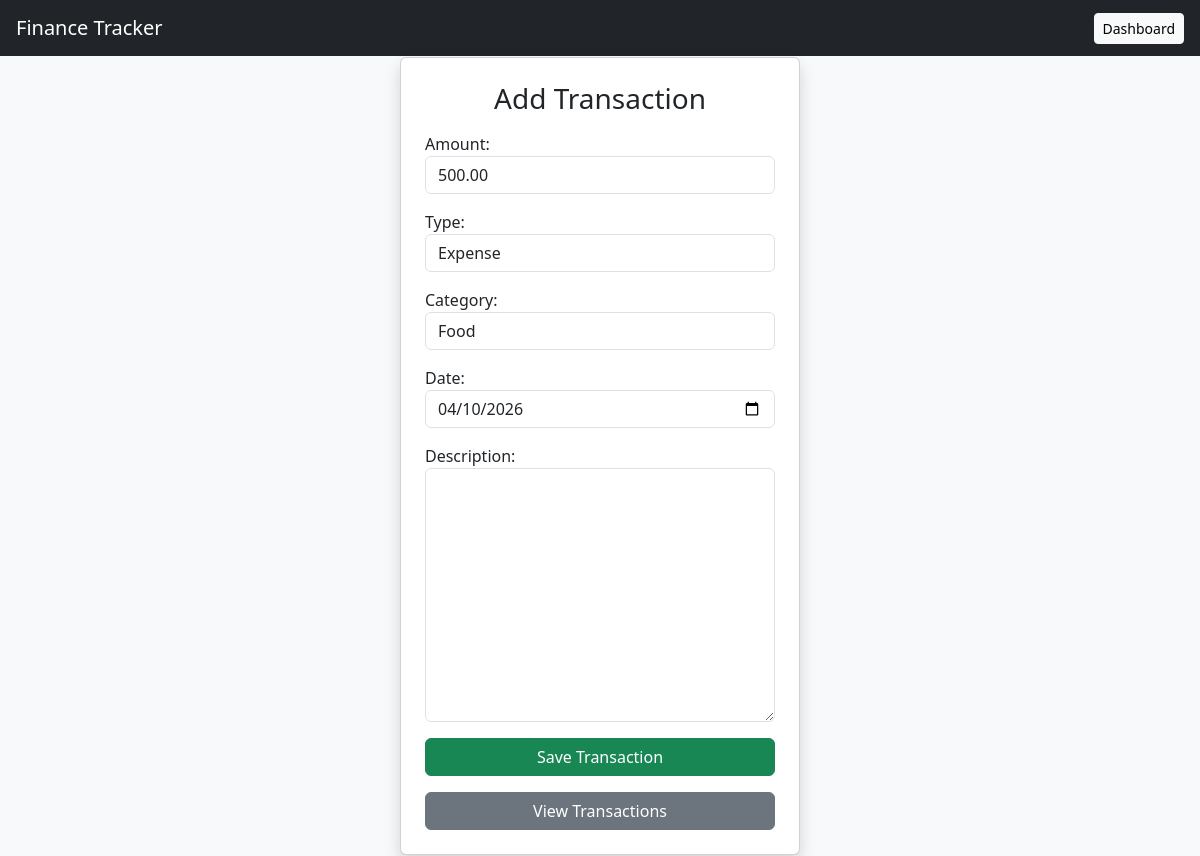
The app's page /transactions/edit/1/ (signed in) with its own data.
### transactions/models.py (models this page shows, shortened)
class Transaction(models.Model):
    TRANSACTION_TYPE = (
        ('income', 'Income'),
        ('expense', 'Expense'),
    )
    user = models.ForeignKey(User, on_delete=models.CASCADE)
    amount = models.DecimalField(max_digits=10, decimal_places=2)
    type = models.CharField(max_length=10, choices=TRANSACTION_TYPE)
    category = models.ForeignKey(Category, on_delete=models.CASCADE)
    date = models.DateField()
    description = models.TextField(blank=True, null=True)

### transactions/views.py (the view)
# urls.py: path('edit/<int:id>/', views.edit_transaction, name='edit_transaction'),
@login_required
def edit_transaction(request, id):
    transaction = get_object_or_404(Transaction, id=id, user=request.user)
    form = TransactionForm(instance=transaction)
    if request.method == 'POST':
        form = TransactionForm(request.POST, instance=transaction)
        if form.is_valid():
            form.save()
            return redirect('view_transactions')
    return render(request, 'add_transactions.html', {'form': form})

### transactions/forms.py
class TransactionForm(forms.ModelForm):
    class Meta:
        model = Transaction
        fields = '__all__'
        widgets = {
    'amount': forms.NumberInput(attrs={'class': 'form-control'}),
    'type': forms.Select(attrs={'class': 'form-control'}),
    'category': forms.Select(attrs={'class': 'form-control'}),
    'date': forms.DateInput(attrs={'class': 'form-control', 'type': 'date'}),
    'description': forms.Textarea(attrs={'class': 'form-control'}),
}

### transactions/models.py (called while the page is built)
    def __str__(self):
        return self.name

### templates/add_transactions.html (shortened to what this page needs)
<!doctype html>
<html lang="en">
  <head>
    <link
      href="https://cdn.jsdelivr.net/npm/bootstrap@5.3.0/dist/css/bootstrap.min.css"
      rel="stylesheet"
    />
  </head>
  <body class="bg-light">
    <nav class="navbar navbar-dark bg-dark px-3">
      <span class="navbar-brand">Finance Tracker</span>
      <a href="/" class="btn btn-light btn-sm">Dashboard</a>
    </nav>
    <div
      class="container d-flex justify-content-center align-items-center vh-100"
    >
      <div class="card p-4 shadow" style="width: 400px">
        <h3 class="text-center mb-3">Add Transaction</h3>
        <form method="POST">
          <div class="mb-3">{{ form.amount.label_tag }} {{ form.amount }}</div>
          <div class="mb-3">{{ form.type.label_tag }} {{ form.type }}</div>
          <div class="mb-3">
            {{ form.category.label_tag }} {{ form.category }}
          </div>
          <div class="mb-3">{{ form.date.label_tag }} {{ form.date }}</div>
          <div class="mb-3">
            {{ form.description.label_tag }} {{ form.description }}
          </div>
          <button type="submit" class="btn btn-success w-100">
            Save Transaction
          </button>
        </form>
        <a href="/transactions/view/" class="btn btn-secondary mt-3"
          >View Transactions</a
        >
      </div>
    </div>
  </body>
</html>

### records on screen
Transaction: amount "500.00", type "Expense", category "Food", date "04/10/2026"
